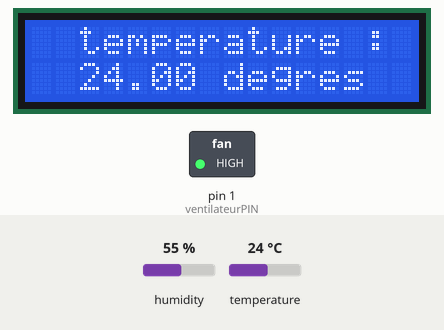
Bench run of a sketch on a simulated Arduino Uno, built with avr-gcc and run on an emulated ATmega328P. On the bench: 16×2 character LCD, switched loads named in the sketch (green lamp = pin HIGH). The test bench sets the inputs (shaded band); at power-on: temperature 24 °C, humidity 55 %.

Above: at 1.2 s.
1.3 s: temperature set to 10.4 °C
At 2.5 s:
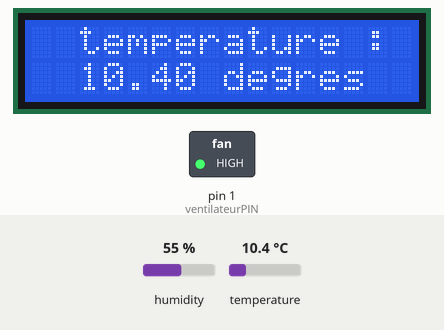
4.0 s: temperature set to 9.3 °C
At 5.3 s:
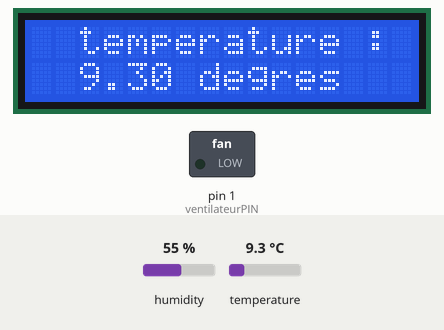
6.7 s: temperature set to 12 °C
At 9.6 s:
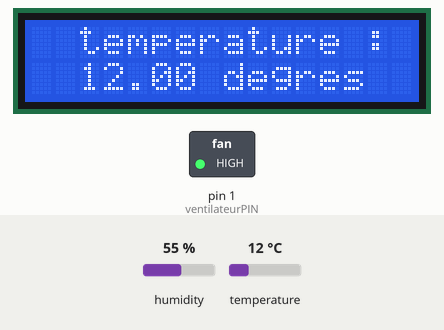
Timing chart, 0 to 11.1 s (numbered marks = the images above; inputs shaded):
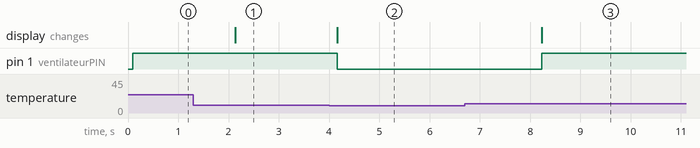

The sketch:

VentilateurEtCapteur.ino
```cpp
// inclure les librairies
#include <DHT.h> // librairie pour le capteur de température DHT22
#include <LiquidCrystal_I2C.h> // librairie pour l'écran LCD
#define DHTPIN 2 // Definit la broche de l'Arduino sur laquelle la broche DATA du capteur est reliee -> broche 2
#define DHTTYPE DHT22 // Definit le type de capteur utilisé

DHT dht(DHTPIN,DHTTYPE); // Déclare un objet de type DHT, Il faut passer en parametre du constructeur de l'objet la broche et le type de capteur

#define ventilateurPIN 1 // broche 1 de l'arduino -> pour ventilateur
LiquidCrystal_I2C lcd(0x27,16,2); //16 colonnes et 2 lignes pour l'écran LCD

void setup(){
  pinMode(ventilateurPIN,OUTPUT); //règle broche 1 de l'arduino en mode sortie
  lcd.init(); // initialisation de l’afficheur
  lcd.backlight(); //lumière pour l'écran
  dht.begin(); // Initialise la capteur DHT22
}

void loop(){
  float t = dht.readTemperature(); // récupération de la température
  lcd.clear(); // initialisation de l'écran LCD
  lcd.setCursor(2,0); //initilisation des lignes et colonnes de l'écran lCD -> affichage température
  lcd.print("temperature : ");
  lcd.setCursor(2,1);
  lcd.print(t);
  lcd.print(" degres");
  //digitalWrite(ventilateurPIN,HIGH);
  //delay(2000);
  //digitalWrite(ventilateurPIN,LOW);


  if (t > 10) { // si la température est supérieure à 25 degrés, on active le ventilateur
    digitalWrite(ventilateurPIN,HIGH); // le ventilateur se met à tourner
  } else { // si la température est est inférieure ou égale à 25 degrés, on éteins le ventilateur
    digitalWrite(ventilateurPIN,LOW); // le ventilateur s'arrête

  }

  delay(2000);  // Attend 2 secondes avant de reboucler
}
```

Measured:
- the behaviour switches between 10.1 and 10 °C on temperature (found by bisection; images 1 and 2)
- after the input at 1.3 s, the display: changes after 0.83 s (image 1)
- after the input at 4.0 s, pin 1 (ventilateurPIN): HIGH → LOW after 0.17 s; the display: changes after 0.17 s (image 2)
- after the input at 6.7 s, pin 1 (ventilateurPIN): LOW → HIGH after 1.5 s; the display: changes after 1.5 s (image 3)
